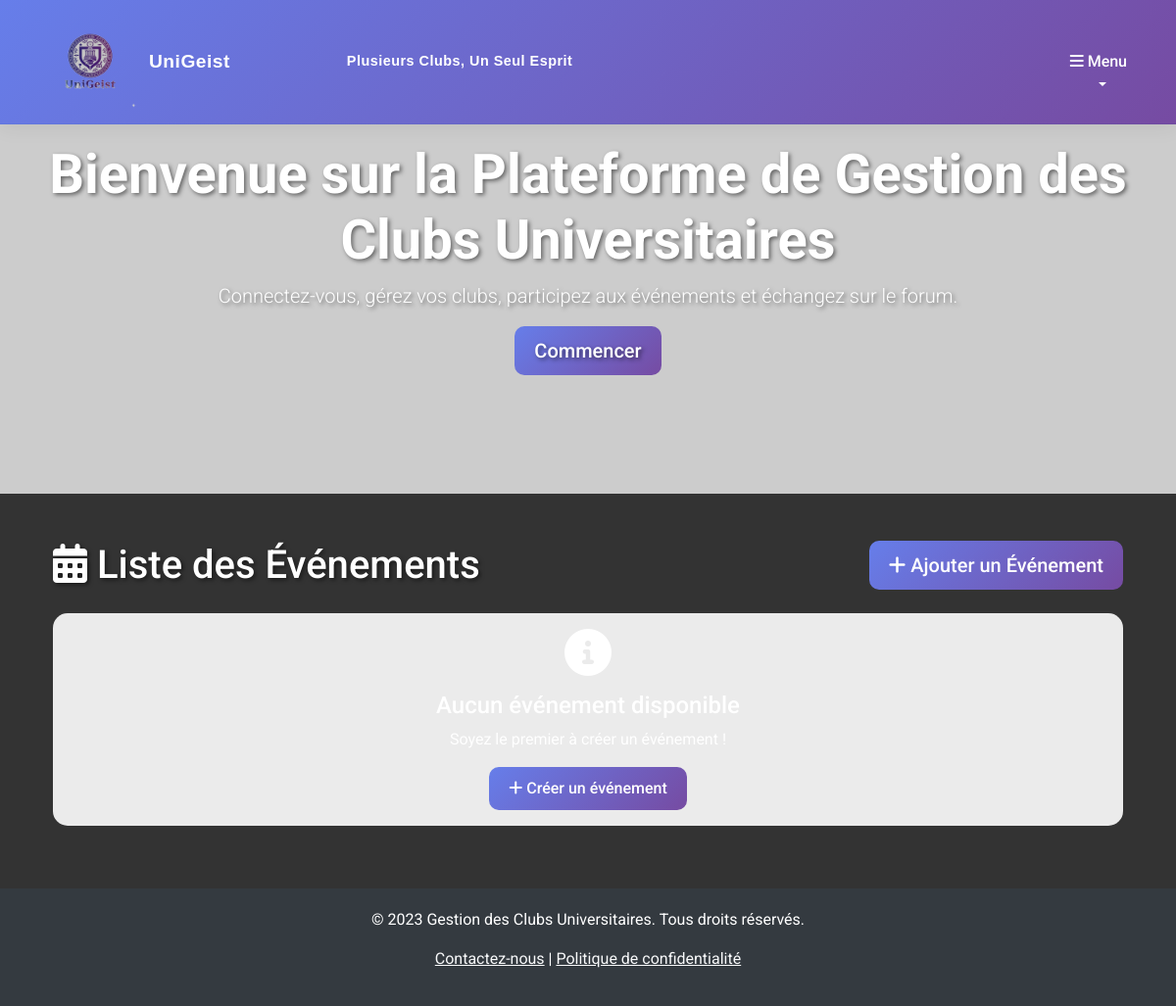
/evenements/evenements/, run on an earlier commit of the app's database.
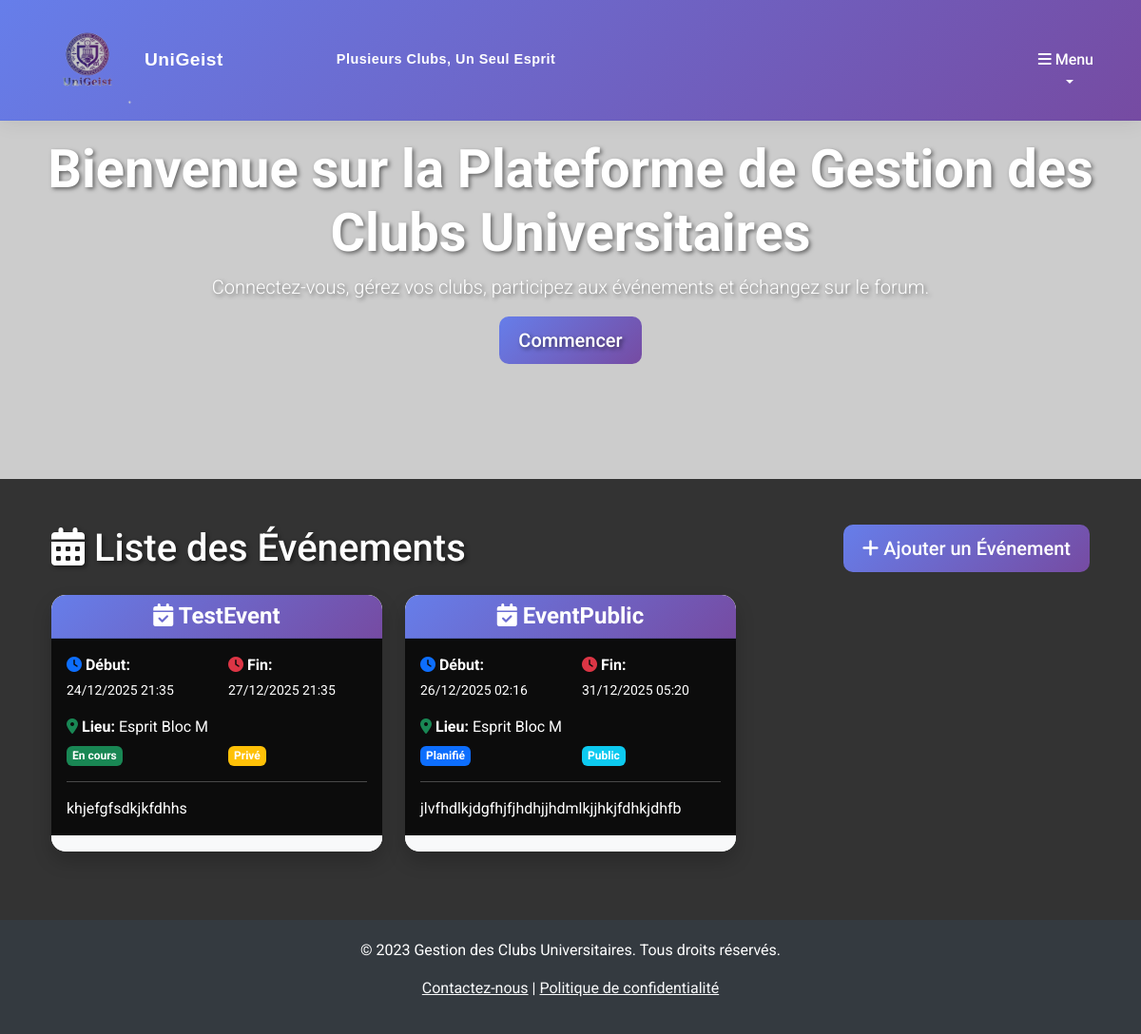
And on a later commit of the database.
### appEvenements/models.py (models this page shows, shortened)
class Evenement(models.Model):
    id=models.AutoField(primary_key=True)
    titre = models.CharField(max_length=200, validators=[MinLengthValidator(6,"Le titre doit avoir au moins 6 caractères"), MaxLengthValidator(200), RegexValidator(r'^[a-zA-Z0-9\s.,!?-]+$', message="Le titre ne peut contenir que des lettres, chiffres, espaces et ponctuation basique.")])
    description = models.TextField( max_length=1000, validators=[validators.MinLengthValidator(10), validators.MaxLengthValidator(1000), validators.RegexValidator(r'^[a-zA-Z0-9\s.,!?-]+$', message="La description ne peut contenir que des lettres, chiffres, espaces et ponctuation basique.")])
    date_debut = models.DateTimeField()
    date_fin = models.DateTimeField()
    lieu = models.CharField(max_length=200, validators=[validators.MinLengthValidator(5), validators.MaxLengthValidator(200), validators.RegexValidator(r'^[a-zA-Z0-9\s.,!?-]+$', message="Le lieu ne peut contenir que des lettres, chiffres, espaces et ponctuation basique.")])
    statut = models.CharField(max_length=50, choices=[('planifie', 'Planifié'), ('en_cours', 'En cours'), ('termine', 'Terminé'), ('annule', 'Annulé')])
    visibilite = models.CharField(max_length=50, choices=[('public', 'Public'), ('prive', 'Privé')])
    max_participants = models.PositiveIntegerField(default=100, help_text="Nombre maximum de participants")
    featured = models.BooleanField(default=False, help_text="Événement à la une")
    promotion_image = models.FileField(upload_to='promotions/', blank=True, null=True, help_text="Image de promotion")
    promotion_description = models.TextField(blank=True, null=True, help_text="Description de promotion")

### appEvenements/views.py (the view)
# urls.py: path('evenements/',ListeEvenementsView.as_view(), name='evenements'),
class ListeEvenementsView(ListView):
    model = Evenement
    template_name = 'appEvenements/evenements_list.html'
    context_object_name = 'evenements'
    paginate_by = 10
    def get_context_data(self, **kwargs):
        context = super().get_context_data(**kwargs)
        user = self.request.user
        events_with_flags = []
        for event in context['evenements']:
            is_registered = Participation.objects.filter(evenement=event, user=user).exists() if user.is_authenticated else False
            is_full = Participation.objects.filter(evenement=event).count() >= event.max_participants
            can_register = user.is_authenticated and (event.visibilite == 'public' or
                                                      Membership.objects.filter(user=user, active=True).exists()) and not (user.is_superuser or user.is_staff)
            events_with_flags.append({
                'event': event,
                'is_registered': is_registered,
                'is_full': is_full,
                'can_register': can_register
            })
        context['events_with_flags'] = events_with_flags
        return context

### templates/appEvenements/evenements_list.html (shortened to what this page needs)
{% extends 'base.html' %}
{% load static %}
{% block content %}
<div class="container mt-5">
    <div class="d-flex justify-content-between align-items-center mb-4">
        <h1 class="mb-0" style="color: white; text-shadow: 2px 2px 4px rgba(0, 0, 0, 0.5);"><i class="fas fa-calendar-alt"></i> Liste des Événements</h1>
        <a href="{% url 'appEvenements:ajouter' %}" class="btn btn-primary btn-lg"><i class="fas fa-plus"></i> Ajouter un Événement</a>
    </div>
    <div class="row">
        {% for event_data in events_with_flags %}
            {% with event=event_data.event %}
            <div class="col-md-6 col-lg-4 mb-4">
                <div class="card h-100 event-card" style="background: rgba(255, 255, 255, 0.95); backdrop-filter: blur(10px); border-radius: 15px; box-shadow: 0 10px 20px rgba(0, 0, 0, 0.2); position: relative; overflow: hidden;">
                    <div class="card-header" style="background: linear-gradient(135deg, #667eea 0%, #764ba2 100%); color: white; border-radius: 15px 15px 0 0;">
                        <h4 class="card-title mb-0 text-center fw-bold"><i class="fas fa-calendar-check"></i> {{ event.titre }}</h4>
                    </div>
                    <div class="card-body">
                        <div class="row">
                            <div class="col-6">
                                <p class="mb-1"><i class="fas fa-clock text-primary"></i> <strong>Début:</strong></p>
                                <p class="small">{{ event.date_debut|date:"d/m/Y H:i" }}</p>
                            </div>
                            <div class="col-6">
                                <p class="mb-1"><i class="fas fa-clock text-danger"></i> <strong>Fin:</strong></p>
                                <p class="small">{{ event.date_fin|date:"d/m/Y H:i" }}</p>
                            </div>
                        </div>
                        <p class="mb-2"><i class="fas fa-map-marker-alt text-success"></i> <strong>Lieu:</strong> {{ event.lieu }}</p>
                        <div class="row">
                            <div class="col-6">
                                <span class="badge bg-{% if event.statut == 'planifie' %}primary{% elif event.statut == 'en_cours' %}success{% elif event.statut == 'termine' %}secondary{% else %}danger{% endif %}">
                                    {{ event.get_statut_display }}
                                </span>
                            </div>
                            <div class="col-6">
                                <span class="badge bg-{% if event.visibilite == 'public' %}info{% else %}warning{% endif %}">
                                    {{ event.get_visibilite_display }}
                                </span>
                            </div>
                        </div>
                        <hr>
                        <p class="card-text">{{ event.description|truncatechars:120 }}</p>
                    </div>
                    <div class="card-footer bg-light position-relative">
                    </div>
                </div>
            </div>
            {% endwith %}
        {% empty %}
            <div class="col-12">
                <div class="alert alert-info text-center" style="background: rgba(255, 255, 255, 0.9); border-radius: 15px; border: none;">
                    <i class="fas fa-info-circle fa-3x mb-3"></i>
                    <h4 class="alert-heading">Aucun événement disponible</h4>
                    <p>Soyez le premier à créer un événement !</p>
                    <a href="{% url 'appEvenements:ajouter' %}" class="btn btn-primary"><i class="fas fa-plus"></i> Créer un événement</a>
                </div>
            </div>
        {% endfor %}
    </div>
</div>
{% endblock %}

What changed in the data, as far as the page shows it:
added Evenement: event.titre "TestEvent", event.date_debut "24/12/2025 21:35", event.date_fin "27/12/2025 21:35", event.lieu "Esprit Bloc M", event.statut "En cours", event.visibilite "Privé", event.description "khjefgfsdkjkfdhhs"
added Evenement: event.titre "EventPublic", event.date_debut "26/12/2025 02:16", event.date_fin "31/12/2025 05:20", event.lieu "Esprit Bloc M", event.statut "Planifié", event.visibilite "Public", event.description "jlvfhdlkjdgfhjfjhdhjjhdmlkjjhkjfdhkjdhfb"
Also different on the page:
text no longer shown: "Aucun événement disponible Soyez le premier à créer un événement ! Créer un événement"
